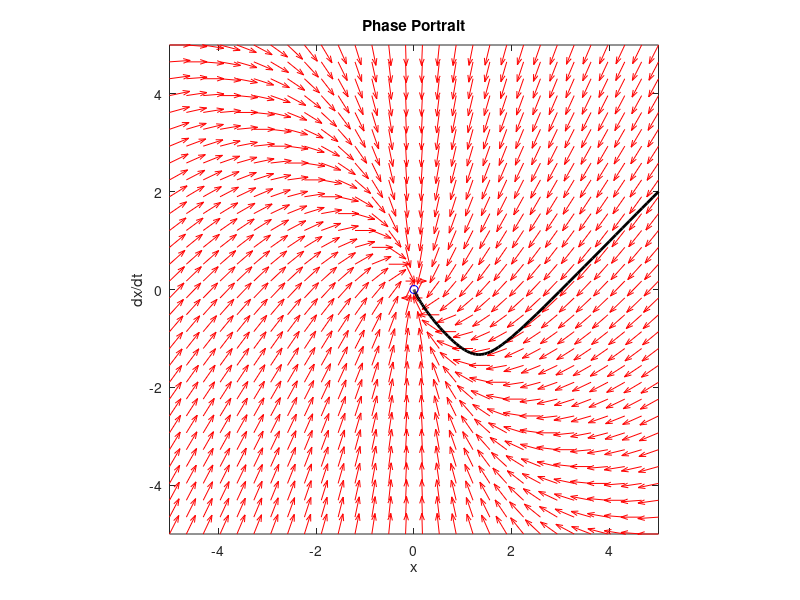

Write the MATLAB code that produced this figure.
%------------------------%
% Phase Portrait Example %
%------------------------%

clc
clear all
close all

% Phase Plane Portraits
%f = @(t,x) [x(2); -sin(x(1))*t];
% f = @(t,x) [-10*x(1); x(1)*t];
% f = @(t,x) [x(2); -0.2*(x(1)^2-1)*x(2) - x(1)];
f = @(t,x) [-x(1) - exp(-0.2*t)*x(2) ; -x(1) - x(2)];
%f = @(t,x) [cos(2*t)-cos(5/9*t) ; sin(2*t)-sin(5/9*t)];

% Creates two matrixies one for all the x-values on the grid, and one for
% all the y-values on the grid. Note that x and y are matrixies of the same
% size and shape. This is determined by nx and ny.
nt = 100;
t0 = 0.1;
tf = 25;
dt = tf/nt;
x0 = 5; xt = x0;
y0 = 2; yt = y0;
for t = linspace(t0,tf,nt);
    nx = 30;
    ny = 30;
    y1 = linspace(-5,5,nx);
    y2 = linspace(-5,5,ny);
    [x,y] = meshgrid(y1,y2);

    % We can use a single loop over each element to comput the derivatives at
    % each point (y1,y2)
    u = zeros(size(x));     % Preallocate the x-quiver direction
    v = zeros(size(y));     % Preallocate the y-quiver direction
    for i = 1:numel(x)
        Yprime = f(t,[x(i) y(i)]);
        u(i) = Yprime(1);
        v(i) = Yprime(2);
    end
    % Normalize the quivers
    for i = 1:numel(x)
    Vmod = sqrt(u(i)^2 + v(i)^2);
    u(i) = u(i)/Vmod;
    v(i) = v(i)/Vmod;
    end
    % Plot the vector field
    figure(100)
    clf
    quiver(x,y,u,v,'r')
    xlabel('x')
    ylabel('dx/dt')
    title('Phase Portrait')
    axis equal
    xlim([min(y1) max(y1)])
    ylim([min(y2) max(y2)])


% Let us plot some solutions over the vector field
hold on
    [ts,ys] = ode45(f,[t,t+dt],[xt;yt]);
    [ts2,ys2] = ode45(f,[t0,t+dt],[x0;y0]);
    plot(ys(:,1),ys(:,2),'k-','LineWidth',2);
    plot(ys(1,1),ys(1,2),'bo'); % Starting Point
    plot(ys2(:,1),ys2(:,2),'k-','LineWidth',2);
    xt = ys(end,1);
    yt = ys(end,2);
drawnow
end

disp('Done')
%% END OF LINE %